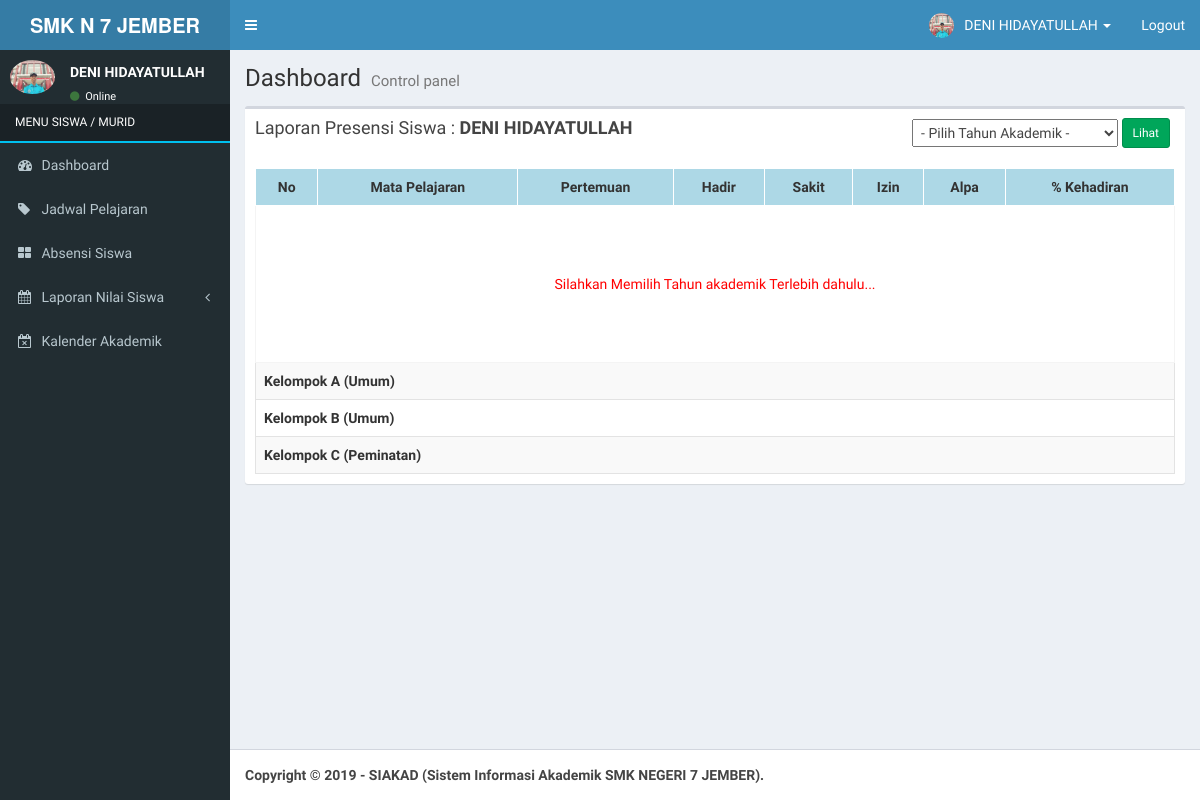
/index_siswa.php?view=absensi (signed in), run on the app's committed database.
### tables this page shows
CREATE TABLE `siswa` (
  `id_siswa` int(10) NOT NULL,
  `nipd` varchar(10) NOT NULL,
  `password` varchar(255) NOT NULL,
  `nama` varchar(120) NOT NULL,
  `id_jenis_kelamin` varchar(20) NOT NULL,
  `nisn` varchar(20) NOT NULL,
  `tempat_lahir` varchar(100) NOT NULL,
  `tanggal_lahir` date NOT NULL,
  `nik` varchar(50) NOT NULL,
  `id_agama` varchar(20) NOT NULL,
  `kebutuhan_khusus` varchar(20) NOT NULL,
  `alamat` text NOT NULL,
  `rt` varchar(5) NOT NULL,
  `rw` varchar(5) NOT NULL,
  `dusun` varchar(100) NOT NULL,
  `kelurahan` varchar(100) NOT NULL,
  `kecamatan` varchar(100) NOT NULL,
  `kode_pos` int(10) NOT NULL,
  `jenis_tinggal` varchar(100) NOT NULL,
  `alat_transportasi` varchar(100) NOT NULL,
  `telepon` varchar(15) NOT NULL,
  `hp` varchar(15) NOT NULL,
  `email` varchar(150) NOT NULL,
  `skhun` varchar(50) NOT NULL,
  `penerima_kps` varchar(20) NOT NULL,
  `no_kps` varchar(50) NOT NULL,
  `foto` varchar(255) NOT NULL,
  `nama_ayah` varchar(150) NOT NULL,
  `tahun_lahir_ayah` int(4) NOT NULL,
  `pendidikan_ayah` varchar(50) NOT NULL,
  `pekerjaan_ayah` varchar(100) NOT NULL,
  `penghasilan_ayah` varchar(100) NOT NULL,
  `kebutuhan_khusus_ayah` varchar(100) NOT NULL,
  `no_telpon_ayah` varchar(15) NOT NULL,
  `nama_ibu` varchar(150) NOT NULL,
  `tahun_lahir_ibu` int(4) NOT NULL,
  `pendidikan_ibu` varchar(50) NOT NULL,
  `pekerjaan_ibu` varchar(100) NOT NULL,
  `penghasilan_ibu` varchar(100) NOT NULL,
  `kebutuhan_khusus_ibu` varchar(100) NOT NULL,
  `no_telpon_ibu` varchar(15) NOT NULL,
  `nama_wali` varchar(150) NOT NULL,
  `tahun_lahir_wali` int(4) NOT NULL,
  `pendidikan_wali` varchar(50) NOT NULL,
  `pekerjaan_wali` varchar(100) NOT NULL,
  `penghasilan_wali` varchar(50) NOT NULL,
  `angkatan` int(5) NOT NULL,
  `status_awal` varchar(20) NOT NULL,
  `status_siswa` enum('Aktif','Tidak Aktif') NOT NULL,
  `tingkat` varchar(10) NOT NULL,
  `kode_kelas` varchar(10) NOT NULL,
  `kode_jurusan` varchar(10) NOT NULL,
  `id_sesi` int(5) NOT NULL
);

CREATE TABLE `kelompok_mata_pelajaran` (
  `id_kelompok_mata_pelajaran` int(5) NOT NULL,
  `jenis_kelompok_mata_pelajaran` varchar(50) NOT NULL,
  `nama_kelompok_mata_pelajaran` varchar(255) NOT NULL
);

### application/siswa/absensi.php (the view, shortened to what this page needs)
<?php
echo "<div class='col-xs-12'>
              <div class='box'>
                <div class='box-header'>
                <h3 class='box-title'>Laporan Presensi Siswa : <b>$nama</b></h3>
                <form style='margin-right:5px; margin-top:0px' class='pull-right' action='' method='GET'>
                    <input type='hidden' name='view' value='rekapabsensiswa'>
                    <input type='hidden' name='act' value='detailsiswa'>
                    <select name='tahun' style='padding:4px'>
                        <option value=''>- Pilih Tahun Akademik -</option>";
echo "</select>
                    <input type='submit' style='margin-top:-4px' class='btn btn-success btn-sm' value='Lihat'>
                  </form>
                </div>
                <div class='box-body'>
        <table class='table table-bordered table-striped'>
          <tr>
            <th style='border:1px solid #ffffff; background-color:lightblue' colspan='1' ><center>No</center></th>
            <th style='border:1px solid #ffffff; background-color:lightblue' colspan='2' ><center>Mata Pelajaran</center></th>
            <th style='border:1px solid #ffffff; background-color:lightblue' style='text-align:center'><center>Pertemuan</center></th>
            <th style='border:1px solid #ffffff; background-color:lightblue' style='text-align:center'><center>Hadir</center></th>
            <th style='border:1px solid #ffffff; background-color:lightblue' style='text-align:center'><center>Sakit</center></th>
            <th style='border:1px solid #ffffff; background-color:lightblue' style='text-align:center'><center>Izin</center></th>
            <th style='border:1px solid #ffffff; background-color:lightblue' style='text-align:center'><center>Alpa</center></th>
            <th style='border:1px solid #ffffff; background-color:lightblue' colspan='2' ><center>% Kehadiran</center></th>
          </tr>";
if ($_GET[tahun] == '') {
  echo "<td colspan=9><center style='padding:60px; color:red'>Silahkan Memilih Tahun akademik Terlebih dahulu...</center></td></tr>";
}
$kelompok = mysqli_query($koneksi, "SELECT * FROM kelompok_mata_pelajaran");
while ($k = mysqli_fetch_array($kelompok)) {
  echo "<tr>
            <td style='border:1px solid #e3e3e3' colspan='9'><b>$k[nama_kelompok_mata_pelajaran]</b></td>
          </tr>";
}
echo "</table></div></div>";

### main-header.php (shortened to what this page needs)
<a href="index.php" class="logo">
  <span class="logo-lg"><b>SMK N 7 JEMBER</b></span>
</a>
<nav class="navbar navbar-static-top" role="navigation">
  <a href="#" class="sidebar-toggle" data-toggle="offcanvas" role="button">
  </a>
  <div class="navbar-custom-menu">
    <ul class="nav navbar-nav">
      <li class="dropdown user user-menu">
        <a href="#" class="dropdown-toggle" data-toggle="dropdown">
          <img src="<?php echo $foto; ?>" class="user-image" alt="User Image">
          <span class="hidden-xs"><?php echo $nama; ?></span> <span class='caret'></span>
        </a>
      </li>
      <li><a href="logout.php">Logout</a></li>
    </ul>
  </div>
</nav>

### menu-siswa.php (shortened to what this page needs)
<section class="sidebar">
  <div class="user-panel">
    <div class="pull-left image">
      <img src="<?php echo $foto; ?>" class="img-circle" alt="User Image">
    </div>
    <div class="pull-left info">
      <p><?php echo $nama; ?></p>
      <a href="#"><i class="fa fa-circle text-success"></i> Online</a>
    </div>
  </div>
  <ul class="sidebar-menu">
    <li class="header" style='color:#fff; text-transform:uppercase; border-bottom:2px solid #00c0ef'>MENU <?php echo $level; ?></li>
    <li><a href="index_siswa.php"><i class="fa fa-dashboard"></i> <span>Dashboard</span></a></li>
    <li><a href="index_siswa.php?view=jadwalmapel"><i class="fa fa-tag"></i> <span>Jadwal Pelajaran</span></a></li>
    <li><a href="index_siswa.php?view=absensi"><i class="fa fa-th-large"></i> <span>Absensi Siswa</span></a></li>
    <li class="treeview">
      <a href="#"><i class="fa fa-calendar"></i> <span>Laporan Nilai Siswa</span><i class="fa fa-angle-left pull-right"></i></a>
        <li><a href="index_siswa.php?view=kalender"><i class="fa fa-calendar-times-o"></i> <span>Kalender Akademik</span></a></li>
    </li>
  </ul>
</section>

### data on the page
siswa: foto (picture), nama "DENI HIDAYATULLAH"
kelompok_mata_pelajaran: nama_kelompok_mata_pelajaran "Kelompok A (Umum)"
kelompok_mata_pelajaran: nama_kelompok_mata_pelajaran "Kelompok B (Umum)"
kelompok_mata_pelajaran: nama_kelompok_mata_pelajaran "Kelompok C (Peminatan)"

### other printed values
$level "SISWA / MURID"
